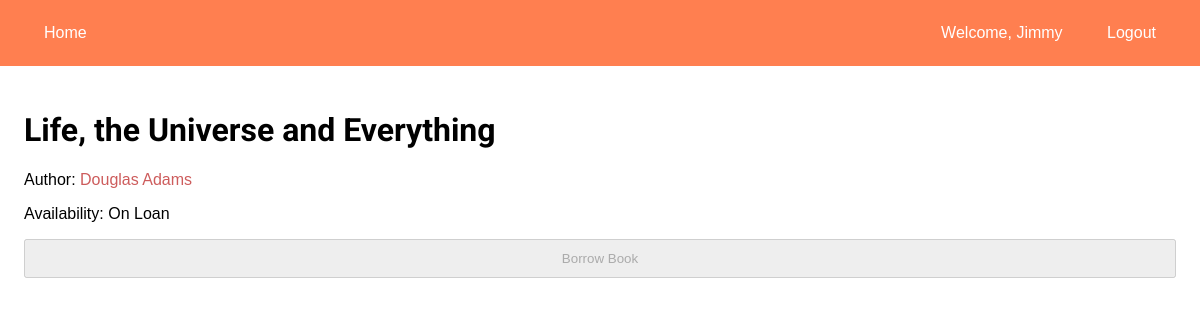
The page /books/1/ (signed in) on the database its author committed.
### library/models.py (models this page shows, shortened)
class Book(models.Model):
    title = models.CharField(max_length=100)
    author = models.ForeignKey(Author, null=True, on_delete=models.SET_NULL)
    borrower = models.ForeignKey(User, null=True, on_delete=models.SET_NULL)

class Author(models.Model):
    name = models.CharField(max_length=50)
    def __str__(self):
        return f"{self.name}"

### library/views.py (the view)
# urls.py: path('books/<int:book_id>/', views.show_book, name='book-show'),
@login_required
def show_book(req, book_id):
    try:
        book = get_object_or_404(Book, pk=book_id)
        author = Author.objects.filter(name=book.author).first()
        if req.method == "POST":
            form = BorrowBookForm(req.POST)
            if form.is_valid():
                if book.borrower == req.user:
                    book.borrower = None
                else:
                    book.borrower = req.user
                book.save()
                return redirect("book-show", book_id=book_id)
        else:
            form = BorrowBookForm(initial={"borrower": req.user})
        data = { "book": book, "author": author, "form": form }
        return render(req, 'books/show.html', data)
    except Http404:
        data = { "no_book": True }
        return render(req, 'library/404.html', data)

### library/forms.py
class BorrowBookForm(forms.ModelForm):
    class Meta:
        model = Book
        fields = ['borrower']
        widgets = {'borrower': forms.HiddenInput()}

### library/templates/books/show.html (shortened to what this page needs)
{% extends "library/base.html" %}
{% block content %}
    <h1>{{ book.title }}</h1>
    <p>
        Author: <a href="{% url 'author-show' author_id=author.id %}">
            {{ author.name }}
        </a>
    </p>
    <P>Availability: {{ book.borrower|yesno:"On Loan,Available"}}
    <form method="POST">
        {% if book.borrower == user %}
            <input type="submit" value="Return Book">
        {% elif book.borrower %}
            <input type="submit" value="Borrow Book" disabled>
        {% else %}
            <input type="submit" value="Borrow Book">
        {% endif %}
    </form>
{% endblock content %}

### library/templates/library/base.html (shortened to what this page needs)
{% load static %}
<!DOCTYPE html>
<html lang="en">
    <head>
        <link rel="stylesheet" href="{% static 'css/main.css' %}">
    </head>
    <body>
        <nav>
            <div class="linkset left">
                <a href="{% url 'library-index' %}">Home</a>
            </div>
            <div class="linkset right">
            {% if user.is_authenticated %}
                <span>Welcome, {{user}}</span>
                <a href="{% url 'logout' %}">Logout</a>
            {% else %}
                <a href="{% url 'signup' %}">Sign up</a>
                <a href="{% url 'login' %}">Login</a>
            {% endif %}
        </div>
        </nav>
        <main>
            {% block content %}
            {% endblock content %}
        </main>
    </body>
</html>

### library/static/css/main.css (style rules this page uses)
:root { --primary-font: 'Late', sans-serif; --header-font: 'Roboto', sans-serif; }
* { box-sizing: border-box; }
html, body { margin: 0; }
body { font-family: var(--primary-font); }
h1 { font-family: var(--header-font); }
nav { width: 100vw; padding: 1.5rem; display: flex; justify-content: space-between; background-color: coral; }
.linkset > * { margin: 0 20px; color: white; font-size: 0.8rem; }
.right { text-align: right; }
.left { text-align: left; }
a { cursor: pointer; text-decoration: none; }
main { padding: 1.5rem; }
li a, p a { color: indianred; }
input, button { display: block; padding: 10px 0; font-family: var(--primary-font); width: 100%; text-align: center; cursor: pointer; }
@media only screen and (min-width: 480px) { .linkset > * { font-size: 1rem; } }

### rows shown on the page
Book: title "Life, the Universe and Everything", borrower "On Loan"
Author: name "Douglas Adams"

### other values the page prints
{{ user }} "Jimmy"
